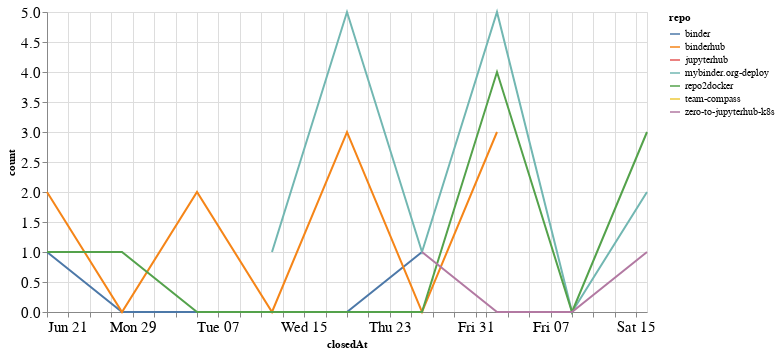

The notebook cell saved with this chart:
### Code cell
closed_by_time = closed_by.groupby('repo').resample('W', on='closedAt').count()['author'].reset_index()
closed_by_time = closed_by_time.rename(columns={'author': 'count'})

alt.Chart(closed_by_time, width=600).mark_line().encode(
    x='closedAt',
    y='count',
    color='repo',
    tooltip="repo"
)

### Figure 1 — Vega-Lite specification as saved in the notebook (floating-point values rounded to 4 significant figures)
{"config": {"axisLeft": {"labelFontSize": 15}, "axisBottom": {"labelFontSize": 15}}, "data": {"name": "data-992b634415b8e55bd41a1867d5e187e8"}, "mark": "line", "encoding": {"color": {"type": "nominal", "field": "repo"}, "tooltip": {"type": "nominal", "field": "repo"}, "x": {"type": "temporal", "field": "closedAt"}, "y": {"type": "quantitative", "field": "count"}}, "width": 600, "$schema": "https://vega.github.io/schema/vega-lite/v4.8.1.json", "datasets": {"data-992b634415b8e55bd41a1867d5e187e8": [{"repo": "binder", "closedAt": "2020-06-21T00:00:00", "count": 1}, {"repo": "binder", "closedAt": "2020-06-28T00:00:00", "count": 0}, {"repo": "binder", "closedAt": "2020-07-05T00:00:00", "count": 0}, {"repo": "binder", "closedAt": "2020-07-12T00:00:00", "count": 0}, {"repo": "binder", "closedAt": "2020-07-19T00:00:00", "count": 0}, {"repo": "binder", "closedAt": "2020-07-26T00:00:00", "count": 1}, {"repo": "binderhub", "closedAt": "2020-06-21T00:00:00", "count": 2}, {"repo": "binderhub", "closedAt": "2020-06-28T00:00:00", "count": 0}, {"repo": "binderhub", "closedAt": "2020-07-05T00:00:00", "count": 2}, {"repo": "binderhub", "closedAt": "2020-07-12T00:00:00", "count": 0}, {"repo": "binderhub", "closedAt": "2020-07-19T00:00:00", "count": 3}, {"repo": "binderhub", "closedAt": "2020-07-26T00:00:00", "count": 0}, {"repo": "binderhub", "closedAt": "2020-08-02T00:00:00", "count": 3}, {"repo": "jupyterhub", "closedAt": "2020-08-16T00:00:00", "count": 1}, {"repo": "mybinder.org-deploy", "closedAt": "2020-07-12T00:00:00", "count": 1}, {"repo": "mybinder.org-deploy", "closedAt": "2020-07-19T00:00:00", "count": 5}, {"repo": "mybinder.org-deploy", "closedAt": "2020-07-26T00:00:00", "count": 1}, {"repo": "mybinder.org-deploy", "closedAt": "2020-08-02T00:00:00", "count": 5}, {"repo": "mybinder.org-deploy", "closedAt": "2020-08-09T00:00:00", "count": 0}, {"repo": "mybinder.org-deploy", "closedAt": "2020-08-16T00:00:00", "count": 2}, {"repo": "repo2docker", "closedAt": "2020-06-21T00:00:00", "count": 1}, {"repo": "repo2docker", "closedAt": "2020-06-28T00:00:00", "count": 1}, {"repo": "repo2docker", "closedAt": "2020-07-05T00:00:00", "count": 0}, {"repo": "repo2docker", "closedAt": "2020-07-12T00:00:00", "count": 0}, {"repo": "repo2docker", "closedAt": "2020-07-19T00:00:00", "count": 0}, {"repo": "repo2docker", "closedAt": "2020-07-26T00:00:00", "count": 0}, {"repo": "repo2docker", "closedAt": "2020-08-02T00:00:00", "count": 4}, {"repo": "repo2docker", "closedAt": "2020-08-09T00:00:00", "count": 0}, {"repo": "repo2docker", "closedAt": "2020-08-16T00:00:00", "count": 3}, {"repo": "team-compass", "closedAt": "2020-06-28T00:00:00", "count": 1}, {"repo": "zero-to-jupyterhub-k8s", "closedAt": "2020-07-26T00:00:00", "count": 1}, {"repo": "zero-to-jupyterhub-k8s", "closedAt": "2020-08-02T00:00:00", "count": 0}, {"repo": "zero-to-jupyterhub-k8s", "closedAt": "2020-08-09T00:00:00", "count": 0}, {"repo": "zero-to-jupyterhub-k8s", "closedAt": "2020-08-16T00:00:00", "count": 1}]}}
